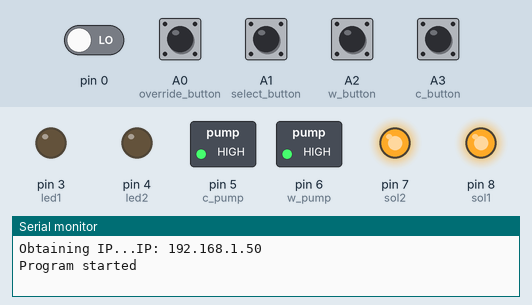
Bench run of a sketch on a simulated Arduino Uno, built for the host (arithmetic inside an expression is 32-bit, double 64-bit). On the bench: switched loads named in the sketch (green lamp = pin HIGH), output pins drawn as LEDs (lit = HIGH), the last lines printed to the serial monitor. The inputs (shaded band) are chosen by the test bench; at power-on: A0 (override_button), A1 (select_button), A2 (w_button), A3 (c_button), pin 0 LOW. WiFi joins after 1.5 s; servers stay silent unless stated; uploads are accepted with an empty reply; EEPROM starts erased.

Above: at 3.7 s.
3.8 s: A1 (select_button) pulled HIGH for 0.15 s
At 4.6 s:
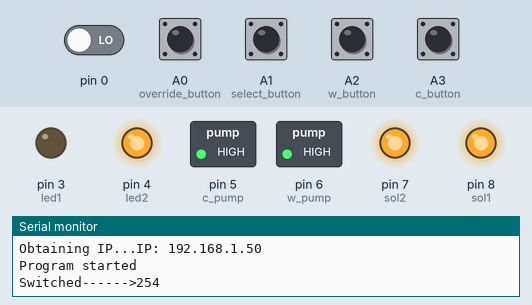
5.4 s: A2 (w_button) pulled HIGH for 0.15 s
7.2 s: A3 (c_button) pulled HIGH for 0.15 s
Timing chart, 0 to 10.2 s (numbered marks = the images above; inputs shaded):
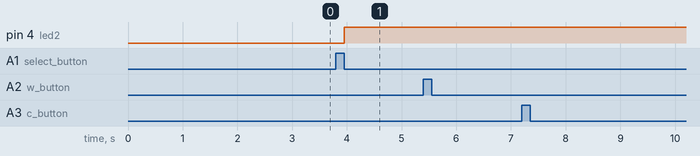

Measured:
- after the input at 3.8 s, pin 4 (led2): LOW → HIGH after 0.15 s

The sketch:

sibeliusProto.ino
```cpp
//log
//most of the code(especially any odd ones) in/for loop() is written to optimise loop speed

#include <Wire.h>
#include <EEPROM.h>
#include "interface.h"

#define OFF     1            // To note: For P2H1588A0, 1 = OFF, 0 = ON (i.e. reversed).
#define ON      0            // therefore ONLY USE THESE FOR P2H1588A0 RELAY
#define water   0
#define coolant 1

// pinout setup
const int override_button = A0;
const int select_button   = A1;
const int w_button        = A2;  // for water
const int c_button        = A3;  // for coolant
const int lcdPower        = 2;
const int led1            = 3;
const int led2            = 4;
int LED[2] = {led1, led2};

const int sol1            = 8;
const int sol2            = 7;
const int w_pump          = 6;
const int c_pump          = 5;
int cncSet[2] = {sol1, sol2};

//9 - 13 used for ethernet
interface interface;


//troubleshooting function
void show(unsigned long val){Serial.print("------>");Serial.println(val);}
void alloff(){
  digitalWrite(sol1, OFF);
  digitalWrite(sol2, OFF);
  digitalWrite(w_pump, OFF);
  digitalWrite(c_pump, OFF);
}

// Function to switch outputs(cncs)
bool cncNum;
void cncSelect(){

  static bool run = false;
  while (digitalRead(select_button) == HIGH){
    run = true;
  }
  if (run == true){
    cncNum = !cncNum;
    EEPROM.update(7, cncNum);
    Serial.print("Switched");
    show(cncNum);
    run = false;

    if (cncNum == 0){
      digitalWrite(led2, 0);
      digitalWrite(led1, 1);
    }
    else{
      digitalWrite(led1, 0);
      digitalWrite(led2, 1);
    }

  }

}

// Function to allow exceeding pre-set limits
bool overrideTrigger = false;
void override(){
  static bool run;
  static bool i;
  static unsigned long timer;
  while (digitalRead(override_button) == HIGH){
    run = true;
  }
  if (run == true){
    overrideTrigger = !overrideTrigger;

    if (overrideTrigger == false){
      digitalWrite(LED[cncNum], HIGH);
    }
    else{
      i = 0;
    }
    run = false;
  }
  if (overrideTrigger == true && timer < millis()){
    digitalWrite(LED[cncNum], i);
    timer = millis() + 1000;
    i = !i;
  }
}


void setup() {
  Serial.begin(9600);
  Wire.begin();

  pinMode(w_button, INPUT);
  pinMode(c_button, INPUT);
  pinMode(sol1, OUTPUT);
  pinMode(sol2, OUTPUT);
  pinMode(w_pump, OUTPUT);
  pinMode(c_pump, OUTPUT);
  pinMode(lcdPower, OUTPUT);
  pinMode(override_button, INPUT);
  pinMode(select_button, INPUT);
  pinMode(led1, OUTPUT);
  pinMode(led2, OUTPUT);
  alloff();

  if (interface.connectPHP() == 0){
    Serial.println("Connection failed, program stopped.");
    while (true){ //loop here forever
      digitalWrite(led1, !digitalRead(led1));
      digitalWrite(led2, !digitalRead(led2));
      delay(1000);
    }
  }

  EEPROM.get(7, cncNum);
  digitalWrite(LED[cncNum], HIGH);

  delay(1000);
  Serial.println("Program started");
  Serial.println();
}


void loop() {

  cncSelect();
  override();

  /* Relay setup */
  static bool check = false;  //exists to link into the following while loop
  static bool run = false;    //exists to link from while loop into relay loop
  static bool runtimeConfig;
  static unsigned long runtime;
  static unsigned long runtimeCoolant = 0;
  static unsigned long runtimeWater = 0;
  static int pinConfig[3];       //solenoid, pump, button
  pinConfig[0] = cncSet[cncNum];
  if (digitalRead(w_button) == HIGH){
    pinConfig[1] = w_pump;
    pinConfig[2] = w_button;
    runtimeConfig = water;
    Serial.print("Loading...");
    runtimeWater = interface.obtainConfig(runtimeConfig, overrideTrigger);
    Serial.print("Runtime (water): ");
    Serial.println(runtimeWater);
    check = true;
  }

  if (digitalRead(c_button) == HIGH){ //im removing else if
    pinConfig[1] = c_pump;
    pinConfig[2] = c_button;
    runtimeConfig = coolant;
    Serial.print("Loading...");
    runtimeCoolant = interface.obtainConfig(runtimeConfig, overrideTrigger);
    Serial.print("Runtime (coolant): ");
    Serial.println(runtimeCoolant);
    check = true;
  }

  static unsigned long timeElapsed; //has it's own variable, since millis() changes b/w lines of codes
  if (check == true){
    while (digitalRead(w_button) == HIGH ||digitalRead(c_button) == HIGH){} //catches button holds

    if (runtimeConfig == water){
      timeElapsed = millis();
      runtime = timeElapsed + runtimeWater;
    }
    else{
      timeElapsed = millis();
      runtime = timeElapsed + runtimeCoolant;
    }
    run = true;
  }


  /* Relay behavior */
  static bool runOnce = 0;
  static bool pause; //
  static unsigned long timeStart;
  static int minutesLeft = 0;
  static int secondsLeft = 0;
  static bool enablePumps; //exists to add code that runs once when enabling pumps

  while (run == true){
    if(runOnce == 0){
      Serial.print("Running...");
      check = false;
      enablePumps = true;
      timeStart = timeElapsed; //ENSURES TIMESTART = MS WHEN t = 0
      runOnce++;
    }

    //this stop code is before the times get updated below so if runtime =0, duration will =0
    if (digitalRead(pinConfig[2]) == HIGH || timeElapsed >= runtime){
      interface.runFinish(runtimeConfig, (timeElapsed-timeStart));
      Serial.println("Finished");
      Serial.println();

      digitalWrite(pinConfig[1], OFF);
      delay(1000);
      digitalWrite(pinConfig[0], OFF);

      run = false;
      pause = true;
      enablePumps = false;
    }

    minutesLeft = (runtime-timeElapsed)/60000;
    secondsLeft = (runtime-timeElapsed)/1000 - ((runtime-timeElapsed)/60000)*60;
    timeElapsed = millis(); //update timeElapsed per loop iteration //THIS NEWER DAWG

    if (enablePumps == true){
      digitalWrite(pinConfig[0], ON);
      delay(1000);
      timeStart = timeElapsed; //the actual timeStart
      digitalWrite(pinConfig[1], ON);
      enablePumps = false;
    }
  }
  runOnce = 0;
  while  (digitalRead(pinConfig[2]) == HIGH && pause == true){} //catches button holds
  pause = false;

}
```

interface.cpp
```cpp
#include <Arduino.h>
#include <SPI.h>
#include <Ethernet.h>
#include "interface.h"

extern bool cncNum;
extern bool overrideTrigger;
extern bool runtimeConfig;

byte mac[] = {  0xDE, 0xAD, 0xBE, 0xEF, 0xFE, 0xED }; //randomly assigned
IPAddress server(172, 17, 170, 74); //change this to your server's private ip

EthernetClient client;

bool interface::connectPHP() {
  Serial.print("Obtaining IP...");
  bool i = Ethernet.begin(mac);
  Serial.print("IP: ");
  Serial.println(Ethernet.localIP());
  return i;
}

unsigned long interface::obtainConfig(bool runtimeConfig, bool overrideTrigger) {
  String buffer = "";
  unsigned long runtime;
  if (client.connect(server, 80)) {
    Serial.println("Connection success");
    client.print("GET /CITRUS/main.php/?type=download"); //change this path if you need to
    client.print("&cnc=");
    client.print(cncNum);
    client.print("&cfg=");
    client.print(runtimeConfig);
    client.print("&override=");
    client.print(overrideTrigger);

    client.println(" HTTP/1.1");
    client.print("Host: "); //change this to your own
    client.println(server);
    client.println();

    while (client.connected()) {
      if (client.available()) {
        static bool append = false;
        char c = client.read();
        //Serial.print(c); //uncomment this to print out the website for debugging

        if (c == 35) { //is #, signifies start of text to read
          append = true;
        }

        if (append == true) {
          if (isDigit(c) == true) {
            buffer += c;
          }

          if (c == 60) { //is <, signifies end of text to read
            runtime = buffer.toInt();
          }
        }

        if (c == 62) { //is >, signifies end of html page
          client.flush();
          client.stop();
          append = false;
          buffer = "";

        }
      }
    }
  } else {
    Serial.println("Failed to download");
    runtime = 0;
  }
  return runtime;
}

void interface::runFinish(bool runtimeConfig, unsigned long duration) {
  if (client.connect(server, 80)) {
    client.print("GET /CITRUS/main.php/?type=upload"); //change this path if you need
    client.print("&duration=");
    client.print(duration);
    client.print("&runtimeConfig=");
    client.print(runtimeConfig);
    client.print("&cnc=");
    client.println(cncNum);
    client.println(" HTTP/1.1");
    client.print("Host: ");
    client.println(server);
    client.println();

//    while (client.connected()) { // uncomment this to print out website for debugging
//      if (client.available()) {
//        char c = client.read();
//        Serial.print(c);
//      }
//    }

  } else {
    Serial.println("Failed to upload");
  }


}
```

interface.h
```cpp
#ifndef __INTERFACE_H__
#define __INTERFACE_H__

class interface{
  public:
    bool connectPHP();
    unsigned long obtainConfig(bool runtimeConfig, bool overrideTrigger);
    void runFinish(bool runtimeConfig, unsigned long duration);
};

#endif
```
